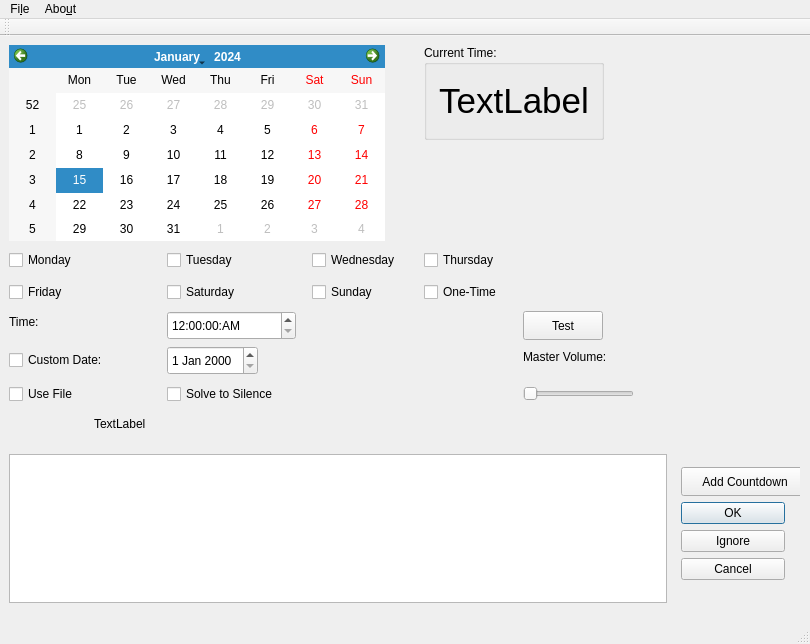
<?xml version="1.0" encoding="UTF-8"?>
<ui version="4.0">
 <class>MainWindow</class>
 <widget class="QMainWindow" name="MainWindow">
  <property name="enabled">
   <bool>true</bool>
  </property>
  <property name="geometry">
   <rect>
    <x>0</x>
    <y>0</y>
    <width>810</width>
    <height>644</height>
   </rect>
  </property>
  <property name="windowTitle">
   <string>QTalarm</string>
  </property>
  <property name="windowIcon">
   <iconset resource="Icons.qrc">
    <normaloff>:/new/icons/Clock.png</normaloff>:/new/icons/Clock.png</iconset>
  </property>
  <property name="autoFillBackground">
   <bool>false</bool>
  </property>
  <widget class="QWidget" name="centralWidget">
   <widget class="QCalendarWidget" name="calendarWidget">
    <property name="geometry">
     <rect>
      <x>9</x>
      <y>9</y>
      <width>376</width>
      <height>196</height>
     </rect>
    </property>
   </widget>
   <widget class="QCheckBox" name="chkSun">
    <property name="geometry">
     <rect>
      <x>312</x>
      <y>243</y>
      <width>77</width>
      <height>26</height>
     </rect>
    </property>
    <property name="text">
     <string>Sunday</string>
    </property>
   </widget>
   <widget class="QLabel" name="txtSoundPath">
    <property name="geometry">
     <rect>
      <x>94</x>
      <y>377</y>
      <width>67</width>
      <height>21</height>
     </rect>
    </property>
    <property name="text">
     <string>TextLabel</string>
    </property>
   </widget>
   <widget class="QCheckBox" name="chkSounds">
    <property name="geometry">
     <rect>
      <x>9</x>
      <y>345</y>
      <width>79</width>
      <height>26</height>
     </rect>
    </property>
    <property name="text">
     <string>Use File</string>
    </property>
   </widget>
   <widget class="QCheckBox" name="chkThurs">
    <property name="geometry">
     <rect>
      <x>424</x>
      <y>211</y>
      <width>90</width>
      <height>26</height>
     </rect>
    </property>
    <property name="text">
     <string>Thursday</string>
    </property>
   </widget>
   <widget class="QTimeEdit" name="timeEdit">
    <property name="geometry">
     <rect>
      <x>167</x>
      <y>275</y>
      <width>129</width>
      <height>29</height>
     </rect>
    </property>
    <property name="displayFormat">
     <string>hh:mm:ss:AP</string>
    </property>
   </widget>
   <widget class="QCheckBox" name="chkMon">
    <property name="geometry">
     <rect>
      <x>9</x>
      <y>211</y>
      <width>82</width>
      <height>26</height>
     </rect>
    </property>
    <property name="text">
     <string>Monday</string>
    </property>
   </widget>
   <widget class="QCheckBox" name="chkSat">
    <property name="geometry">
     <rect>
      <x>167</x>
      <y>243</y>
      <width>87</width>
      <height>26</height>
     </rect>
    </property>
    <property name="text">
     <string>Saturday</string>
    </property>
   </widget>
   <widget class="QCheckBox" name="chkCustom">
    <property name="geometry">
     <rect>
      <x>9</x>
      <y>311</y>
      <width>120</width>
      <height>26</height>
     </rect>
    </property>
    <property name="text">
     <string>Custom Date:</string>
    </property>
   </widget>
   <widget class="QCheckBox" name="chkBastard">
    <property name="geometry">
     <rect>
      <x>167</x>
      <y>345</y>
      <width>133</width>
      <height>26</height>
     </rect>
    </property>
    <property name="cursor">
     <cursorShape>PointingHandCursor</cursorShape>
    </property>
    <property name="toolTip">
     <string extracomment="Force math questions to disable alarm"/>
    </property>
    <property name="text">
     <string>Solve to Silence</string>
    </property>
   </widget>
   <widget class="QLabel" name="label">
    <property name="geometry">
     <rect>
      <x>523</x>
      <y>310</y>
      <width>111</width>
      <height>21</height>
     </rect>
    </property>
    <property name="text">
     <string>Master Volume:</string>
    </property>
   </widget>
   <widget class="QCheckBox" name="chkTues">
    <property name="geometry">
     <rect>
      <x>167</x>
      <y>211</y>
      <width>82</width>
      <height>26</height>
     </rect>
    </property>
    <property name="text">
     <string>Tuesday</string>
    </property>
   </widget>
   <widget class="QGroupBox" name="groupBox">
    <property name="enabled">
     <bool>true</bool>
    </property>
    <property name="geometry">
     <rect>
      <x>424</x>
      <y>9</y>
      <width>180</width>
      <height>95</height>
     </rect>
    </property>
    <property name="acceptDrops">
     <bool>false</bool>
    </property>
    <property name="autoFillBackground">
     <bool>false</bool>
    </property>
    <property name="title">
     <string>Current Time:</string>
    </property>
    <property name="flat">
     <bool>false</bool>
    </property>
    <property name="checkable">
     <bool>false</bool>
    </property>
    <layout class="QGridLayout" name="gridLayout_2">
     <item row="0" column="0">
      <widget class="QLabel" name="Clock">
       <property name="minimumSize">
        <size>
         <width>0</width>
         <height>0</height>
        </size>
       </property>
       <property name="font">
        <font>
         <pointsize>26</pointsize>
        </font>
       </property>
       <property name="frameShadow">
        <enum>QFrame::Shadow::Sunken</enum>
       </property>
       <property name="text">
        <string>TextLabel</string>
       </property>
       <property name="alignment">
        <set>Qt::AlignmentFlag::AlignCenter</set>
       </property>
      </widget>
     </item>
    </layout>
   </widget>
   <widget class="QPushButton" name="TestBtn">
    <property name="geometry">
     <rect>
      <x>523</x>
      <y>275</y>
      <width>80</width>
      <height>29</height>
     </rect>
    </property>
    <property name="text">
     <string>Test</string>
    </property>
   </widget>
   <widget class="QListWidget" name="listWidget">
    <property name="geometry">
     <rect>
      <x>9</x>
      <y>418</y>
      <width>658</width>
      <height>149</height>
     </rect>
    </property>
   </widget>
   <widget class="QCheckBox" name="chkWed">
    <property name="geometry">
     <rect>
      <x>312</x>
      <y>211</y>
      <width>106</width>
      <height>26</height>
     </rect>
    </property>
    <property name="text">
     <string>Wednesday</string>
    </property>
   </widget>
   <widget class="QDateEdit" name="CustEdit">
    <property name="geometry">
     <rect>
      <x>167</x>
      <y>310</y>
      <width>91</width>
      <height>29</height>
     </rect>
    </property>
   </widget>
   <widget class="QCheckBox" name="chkFri">
    <property name="geometry">
     <rect>
      <x>9</x>
      <y>243</y>
      <width>68</width>
      <height>26</height>
     </rect>
    </property>
    <property name="text">
     <string>Friday</string>
    </property>
   </widget>
   <widget class="QLabel" name="lblTime">
    <property name="geometry">
     <rect>
      <x>9</x>
      <y>275</y>
      <width>39</width>
      <height>21</height>
     </rect>
    </property>
    <property name="text">
     <string>Time:</string>
    </property>
   </widget>
   <widget class="QSlider" name="VolumeSlider">
    <property name="geometry">
     <rect>
      <x>523</x>
      <y>350</y>
      <width>111</width>
      <height>16</height>
     </rect>
    </property>
    <property name="orientation">
     <enum>Qt::Orientation::Horizontal</enum>
    </property>
   </widget>
   <widget class="QCheckBox" name="chkOnshot">
    <property name="geometry">
     <rect>
      <x>424</x>
      <y>243</y>
      <width>93</width>
      <height>26</height>
     </rect>
    </property>
    <property name="text">
     <string>One-Time</string>
    </property>
   </widget>
   <widget class="QWidget" name="layoutWidget">
    <property name="geometry">
     <rect>
      <x>670</x>
      <y>420</y>
      <width>130</width>
      <height>151</height>
     </rect>
    </property>
    <layout class="QVBoxLayout" name="verticalLayout">
     <item>
      <widget class="QPushButton" name="btnCountdown">
       <property name="sizePolicy">
        <sizepolicy hsizetype="Fixed" vsizetype="Fixed">
         <horstretch>0</horstretch>
         <verstretch>0</verstretch>
        </sizepolicy>
       </property>
       <property name="minimumSize">
        <size>
         <width>128</width>
         <height>29</height>
        </size>
       </property>
       <property name="maximumSize">
        <size>
         <width>128</width>
         <height>29</height>
        </size>
       </property>
       <property name="baseSize">
        <size>
         <width>0</width>
         <height>0</height>
        </size>
       </property>
       <property name="contextMenuPolicy">
        <enum>Qt::ContextMenuPolicy::CustomContextMenu</enum>
       </property>
       <property name="text">
        <string>Add Countdown</string>
       </property>
      </widget>
     </item>
     <item>
      <widget class="QDialogButtonBox" name="listAlmBtn">
       <property name="sizePolicy">
        <sizepolicy hsizetype="Fixed" vsizetype="Fixed">
         <horstretch>0</horstretch>
         <verstretch>0</verstretch>
        </sizepolicy>
       </property>
       <property name="minimumSize">
        <size>
         <width>104</width>
         <height>99</height>
        </size>
       </property>
       <property name="maximumSize">
        <size>
         <width>104</width>
         <height>99</height>
        </size>
       </property>
       <property name="baseSize">
        <size>
         <width>1</width>
         <height>8</height>
        </size>
       </property>
       <property name="orientation">
        <enum>Qt::Orientation::Vertical</enum>
       </property>
       <property name="standardButtons">
        <set>QDialogButtonBox::StandardButton::Cancel|QDialogButtonBox::StandardButton::Ignore|QDialogButtonBox::StandardButton::Ok</set>
       </property>
      </widget>
     </item>
    </layout>
   </widget>
  </widget>
  <widget class="QMenuBar" name="menuBar">
   <property name="geometry">
    <rect>
     <x>0</x>
     <y>0</y>
     <width>810</width>
     <height>26</height>
    </rect>
   </property>
   <widget class="QMenu" name="menuFile">
    <property name="title">
     <string>Fi&amp;le</string>
    </property>
    <addaction name="actionSettings"/>
    <addaction name="separator"/>
    <addaction name="actionQuit"/>
   </widget>
   <widget class="QMenu" name="menuAbout">
    <property name="title">
     <string>Abo&amp;ut</string>
    </property>
    <addaction name="actionAbout_QT"/>
    <addaction name="actionAbout_QTalam"/>
   </widget>
   <addaction name="menuFile"/>
   <addaction name="menuAbout"/>
  </widget>
  <widget class="QToolBar" name="mainToolBar">
   <attribute name="toolBarArea">
    <enum>TopToolBarArea</enum>
   </attribute>
   <attribute name="toolBarBreak">
    <bool>false</bool>
   </attribute>
  </widget>
  <widget class="QStatusBar" name="statusBar"/>
  <action name="actionQuit">
   <property name="text">
    <string>&amp;Quit</string>
   </property>
  </action>
  <action name="actionAbout_QT">
   <property name="text">
    <string>&amp;About QT</string>
   </property>
  </action>
  <action name="actionAbout_QTalam">
   <property name="text">
    <string>About &amp;QTalam</string>
   </property>
  </action>
  <action name="actionSettings">
   <property name="text">
    <string>&amp;Settings</string>
   </property>
  </action>
 </widget>
 <layoutdefault spacing="6" margin="11"/>
 <resources>
  <include location="Icons.qrc"/>
 </resources>
 <connections/>
</ui>
